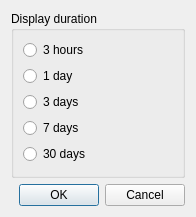
<?xml version="1.0" encoding="UTF-8"?>
<ui version="4.0">
 <class>DurationDialog</class>
 <widget class="QDialog" name="DurationDialog">
  <property name="geometry">
   <rect>
    <x>0</x>
    <y>0</y>
    <width>196</width>
    <height>217</height>
   </rect>
  </property>
  <property name="windowTitle">
   <string>Display duration</string>
  </property>
  <property name="modal">
   <bool>true</bool>
  </property>
  <layout class="QVBoxLayout" name="verticalLayout_2">
   <item>
    <widget class="QGroupBox" name="groupBox">
     <property name="title">
      <string>Display duration</string>
     </property>
     <layout class="QVBoxLayout" name="verticalLayout">
      <item>
       <widget class="QRadioButton" name="radioButton">
        <property name="text">
         <string>3 hours</string>
        </property>
       </widget>
      </item>
      <item>
       <widget class="QRadioButton" name="radioButton_2">
        <property name="text">
         <string>1 day</string>
        </property>
       </widget>
      </item>
      <item>
       <widget class="QRadioButton" name="radioButton_3">
        <property name="text">
         <string>3 days</string>
        </property>
       </widget>
      </item>
      <item>
       <widget class="QRadioButton" name="radioButton_4">
        <property name="text">
         <string>7 days</string>
        </property>
       </widget>
      </item>
      <item>
       <widget class="QRadioButton" name="radioButton_5">
        <property name="text">
         <string>30 days</string>
        </property>
       </widget>
      </item>
     </layout>
    </widget>
   </item>
   <item>
    <widget class="QDialogButtonBox" name="buttonBox">
     <property name="orientation">
      <enum>Qt::Horizontal</enum>
     </property>
     <property name="standardButtons">
      <set>QDialogButtonBox::Cancel|QDialogButtonBox::Ok</set>
     </property>
    </widget>
   </item>
  </layout>
 </widget>
 <resources/>
 <connections>
  <connection>
   <sender>buttonBox</sender>
   <signal>accepted()</signal>
   <receiver>DurationDialog</receiver>
   <slot>accept()</slot>
   <hints>
    <hint type="sourcelabel">
     <x>248</x>
     <y>254</y>
    </hint>
    <hint type="destinationlabel">
     <x>157</x>
     <y>274</y>
    </hint>
   </hints>
  </connection>
  <connection>
   <sender>buttonBox</sender>
   <signal>rejected()</signal>
   <receiver>DurationDialog</receiver>
   <slot>reject()</slot>
   <hints>
    <hint type="sourcelabel">
     <x>316</x>
     <y>260</y>
    </hint>
    <hint type="destinationlabel">
     <x>286</x>
     <y>274</y>
    </hint>
   </hints>
  </connection>
 </connections>
</ui>
